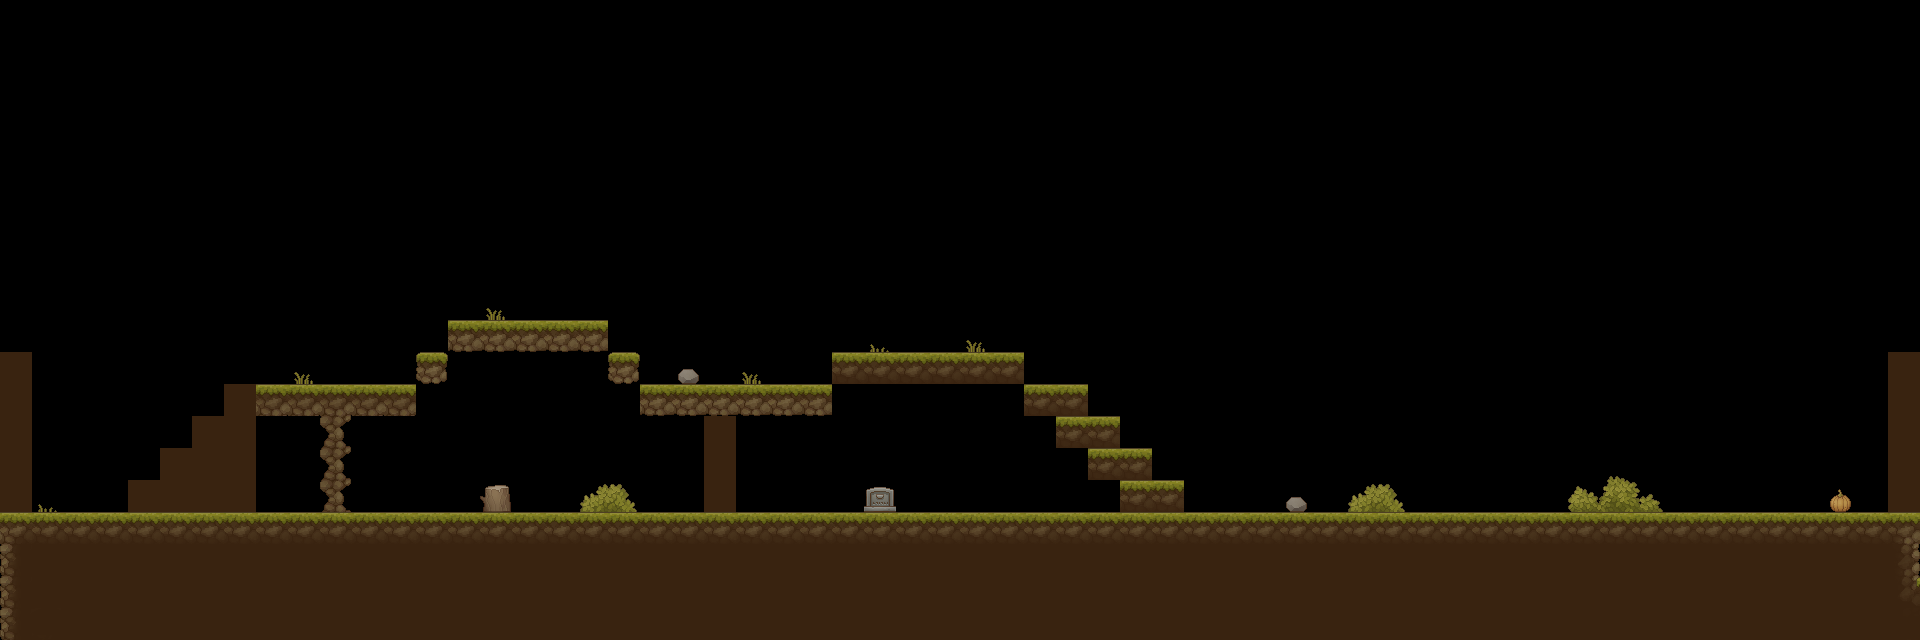

This game map was drawn from its Tiled (.tmx) file and the tilesets committed beside it. A one-line description and the full map source follow:
An orthogonal 60x20 tile map with 32x32 px tiles, 2 tile layers (Tile Layer 2, Tile Layer 1), 2 tilesets.

<map version="1.5" tiledversion="1.7.1" orientation="orthogonal" renderorder="right-down" width="60" height="20" tilewidth="32" tileheight="32" infinite="0" nextlayerid="5" nextobjectid="1">
 <tileset firstgid="1" name="TX Village Props" tilewidth="32" tileheight="32" tilecount="1024" columns="32">
  <image source="TX Village Props.png" width="1024" height="1024" />
 </tileset>
 <tileset firstgid="1025" name="TX Tileset Ground" tilewidth="32" tileheight="32" tilecount="256" columns="16">
  <image source="TX Tileset Ground.png" width="512" height="512" />
 </tileset>
 <layer id="4" name="Tile Layer 2" width="60" height="20" locked="1">
  <data encoding="csv">
0,0,0,0,0,0,0,0,0,0,0,0,0,0,0,0,0,0,0,0,0,0,0,0,0,0,0,0,0,0,0,0,0,0,0,0,0,0,0,0,0,0,0,0,0,0,0,0,0,0,0,0,0,0,0,0,0,0,0,0,
0,0,0,0,0,0,0,0,0,0,0,0,0,0,0,0,0,0,0,0,0,0,0,0,0,0,0,0,0,0,0,0,0,0,0,0,0,0,0,0,0,0,0,0,0,0,0,0,0,0,0,0,0,0,0,0,0,0,0,0,
0,0,0,0,0,0,0,0,0,0,0,0,0,0,0,0,0,0,0,0,0,0,0,0,0,0,0,0,0,0,0,0,0,0,0,0,0,0,0,0,0,0,0,0,0,0,0,0,0,0,0,0,0,0,0,0,0,0,0,0,
0,0,0,0,0,0,0,0,0,0,0,0,0,0,0,0,0,0,0,0,0,0,0,0,0,0,0,0,0,0,0,0,0,0,0,0,0,0,0,0,0,0,0,0,0,0,0,0,0,0,0,0,0,0,0,0,0,0,0,0,
0,0,0,0,0,0,0,0,0,0,0,0,0,0,0,0,0,0,0,0,0,0,0,0,0,0,0,0,0,0,0,0,0,0,0,0,0,0,0,0,0,0,0,0,0,0,0,0,0,0,0,0,0,0,0,0,0,0,0,0,
0,0,0,0,0,0,0,0,0,0,0,0,0,0,0,0,0,0,0,0,0,0,0,0,0,0,0,0,0,0,0,0,0,0,0,0,0,0,0,0,0,0,0,0,0,0,0,0,0,0,0,0,0,0,0,0,0,0,0,0,
0,0,0,0,0,0,0,0,0,0,0,0,0,0,0,0,0,0,0,0,0,0,0,0,0,0,0,0,0,0,0,0,0,0,0,0,0,0,0,0,0,0,0,0,0,0,0,0,0,0,0,0,0,0,0,0,0,0,0,0,
0,0,0,0,0,0,0,0,0,0,0,0,0,0,0,0,0,0,0,0,0,0,0,0,0,0,0,0,0,0,0,0,0,0,0,0,0,0,0,0,0,0,0,0,0,0,0,0,0,0,0,0,0,0,0,0,0,0,0,0,
0,0,0,0,0,0,0,0,0,0,0,0,0,0,0,0,0,0,0,0,0,0,0,0,0,0,0,0,0,0,0,0,0,0,0,0,0,0,0,0,0,0,0,0,0,0,0,0,0,0,0,0,0,0,0,0,0,0,0,0,
0,0,0,0,0,0,0,0,0,0,0,0,0,0,0,493,0,0,0,0,0,0,0,0,0,0,0,0,0,0,0,0,0,0,0,0,0,0,0,0,0,0,0,0,0,0,0,0,0,0,0,0,0,0,0,0,0,0,0,0,
0,0,0,0,0,0,0,0,0,0,0,0,0,0,0,0,0,0,0,0,0,0,0,0,0,0,0,527,0,0,493,0,0,0,0,0,0,0,0,0,0,0,0,0,0,0,0,0,0,0,0,0,0,0,0,0,0,0,0,0,
0,0,0,0,0,0,0,0,0,493,0,0,0,0,0,0,0,0,0,0,0,382,0,493,0,0,0,0,0,0,0,0,0,0,0,0,0,0,0,0,0,0,0,0,0,0,0,0,0,0,0,0,0,0,0,0,0,0,0,0,
0,0,0,0,0,0,0,0,0,0,0,0,0,0,0,0,0,0,0,0,0,0,0,0,0,0,0,0,0,0,0,0,0,0,0,0,0,0,0,0,0,0,0,0,0,0,0,0,0,0,0,0,0,0,0,0,0,0,0,0,
0,0,0,0,0,0,0,0,0,0,0,0,0,0,0,0,0,0,0,0,0,0,0,0,0,0,0,0,0,0,0,0,0,0,0,0,0,0,0,0,0,0,0,0,0,0,0,0,0,0,0,0,0,0,0,0,0,0,0,0,
0,0,0,0,0,0,0,0,0,0,0,0,0,0,0,0,0,0,0,0,0,0,0,0,0,0,0,0,0,0,0,0,0,0,0,0,0,0,0,0,0,0,0,0,0,0,0,0,0,0,564,0,0,0,0,0,0,0,0,0,
0,527,0,0,0,0,0,0,0,0,0,0,0,0,0,186,0,0,588,589,0,0,0,0,0,0,0,175,0,0,0,0,0,0,0,0,0,0,0,0,382,0,588,589,0,0,0,0,0,595,596,597,0,0,0,0,0,116,0,0,
0,0,0,0,0,0,0,0,0,0,0,0,0,0,0,0,0,0,0,0,0,0,0,0,0,0,0,0,0,0,0,0,0,0,0,0,0,0,0,0,0,0,0,0,0,0,0,0,0,0,0,0,0,0,0,0,0,0,0,0,
0,0,0,0,0,0,0,0,0,0,0,0,0,0,0,0,0,0,0,0,0,0,0,0,0,0,0,0,0,0,0,0,0,0,0,0,0,0,0,0,0,0,0,0,0,0,0,0,0,0,0,0,0,0,0,0,0,0,0,0,
0,0,0,0,0,0,0,0,0,0,0,0,0,0,0,0,0,0,0,0,0,0,0,0,0,0,0,0,0,0,0,0,0,0,0,0,0,0,0,0,0,0,0,0,0,0,0,0,0,0,0,0,0,0,0,0,0,0,0,0,
0,0,0,0,0,0,0,0,0,0,0,0,0,0,0,0,0,0,0,0,0,0,0,0,0,0,0,0,0,0,0,0,0,0,0,0,0,0,0,0,0,0,0,0,0,0,0,0,0,0,0,0,0,0,0,0,0,0,0,0
</data>
 </layer>
 <layer id="3" name="Tile Layer 1" width="60" height="20">
  <data encoding="csv">
0,0,0,0,0,0,0,0,0,0,0,0,0,0,0,0,0,0,0,0,0,0,0,0,0,0,0,0,0,0,0,0,0,0,0,0,0,0,0,0,0,0,0,0,0,0,0,0,0,0,0,0,0,0,0,0,0,0,0,0,
0,0,0,0,0,0,0,0,0,0,0,0,0,0,0,0,0,0,0,0,0,0,0,0,0,0,0,0,0,0,0,0,0,0,0,0,0,0,0,0,0,0,0,0,0,0,0,0,0,0,0,0,0,0,0,0,0,0,0,0,
0,0,0,0,0,0,0,0,0,0,0,0,0,0,0,0,0,0,0,0,0,0,0,0,0,0,0,0,0,0,0,0,0,0,0,0,0,0,0,0,0,0,0,0,0,0,0,0,0,0,0,0,0,0,0,0,0,0,0,0,
0,0,0,0,0,0,0,0,0,0,0,0,0,0,0,0,0,0,0,0,0,0,0,0,0,0,0,0,0,0,0,0,0,0,0,0,0,0,0,0,0,0,0,0,0,0,0,0,0,0,0,0,0,0,0,0,0,0,0,0,
0,0,0,0,0,0,0,0,0,0,0,0,0,0,0,0,0,0,0,0,0,0,0,0,0,0,0,0,0,0,0,0,0,0,0,0,0,0,0,0,0,0,0,0,0,0,0,0,0,0,0,0,0,0,0,0,0,0,0,0,
0,0,0,0,0,0,0,0,0,0,0,0,0,0,0,0,0,0,0,0,0,0,0,0,0,0,0,0,0,0,0,0,0,0,0,0,0,0,0,0,0,0,0,0,0,0,0,0,0,0,0,0,0,0,0,0,0,0,0,0,
0,0,0,0,0,0,0,0,0,0,0,0,0,0,0,0,0,0,0,0,0,0,0,0,0,0,0,0,0,0,0,0,0,0,0,0,0,0,0,0,0,0,0,0,0,0,0,0,0,0,0,0,0,0,0,0,0,0,0,0,
0,0,0,0,0,0,0,0,0,0,0,0,0,0,0,0,0,0,0,0,0,0,0,0,0,0,0,0,0,0,0,0,0,0,0,0,0,0,0,0,0,0,0,0,0,0,0,0,0,0,0,0,0,0,0,0,0,0,0,0,
0,0,0,0,0,0,0,0,0,0,0,0,0,0,0,0,0,0,0,0,0,0,0,0,0,0,0,0,0,0,0,0,0,0,0,0,0,0,0,0,0,0,0,0,0,0,0,0,0,0,0,0,0,0,0,0,0,0,0,0,
0,0,0,0,0,0,0,0,0,0,0,0,0,0,0,0,0,0,0,0,0,0,0,0,0,0,0,0,0,0,0,0,0,0,0,0,0,0,0,0,0,0,0,0,0,0,0,0,0,0,0,0,0,0,0,0,0,0,0,0,
0,0,0,0,0,0,0,0,0,0,0,0,0,0,1218,1218,1218,1218,1218,0,0,0,0,0,0,0,0,0,0,0,0,0,0,0,0,0,0,0,0,0,0,0,0,0,0,0,0,0,0,0,0,0,0,0,0,0,0,0,0,0,
1164,0,0,0,0,0,0,0,0,0,0,0,0,1077,0,0,0,0,0,1077,0,0,0,0,0,0,1026,1026,1026,1026,1026,1026,0,0,0,0,0,0,0,0,0,0,0,0,0,0,0,0,0,0,0,0,0,0,0,0,0,0,0,1164,
1164,0,0,0,0,0,0,1164,1081,1081,1081,1081,1081,0,0,0,0,0,0,0,1218,1218,1218,1218,1218,1242,0,0,0,0,0,0,1026,1026,0,0,0,0,0,0,0,0,0,0,0,0,0,0,0,0,0,0,0,0,0,0,0,0,0,1164,
1164,0,0,0,0,0,1164,1164,0,0,1097,0,0,0,0,0,0,0,0,0,0,0,1256,0,0,0,0,0,0,0,0,0,0,1026,1026,0,0,0,0,0,0,0,0,0,0,0,0,0,0,0,0,0,0,0,0,0,0,0,0,1164,
1164,0,0,0,0,1164,1164,1164,0,0,1097,0,0,0,0,0,0,0,0,0,0,0,1256,0,0,0,0,0,0,0,0,0,0,0,1026,1026,0,0,0,0,0,0,0,0,0,0,0,0,0,0,0,0,0,0,0,0,0,0,0,1164,
1164,0,0,0,1164,1164,1164,1164,0,0,1097,0,0,0,0,0,0,0,0,0,0,0,1256,0,0,0,0,0,0,0,0,0,0,0,0,1026,1026,0,0,0,0,0,0,0,0,0,0,0,0,0,0,0,0,0,0,0,0,0,0,1164,
1083,1085,1085,1085,1085,1085,1085,1085,1085,1085,1085,1085,1085,1085,1085,1085,1085,1085,1085,1085,1085,1085,1085,1085,1085,1085,1085,1085,1085,1085,1085,1085,1085,1085,1085,1085,1085,1085,1085,1085,1085,1085,1085,1085,1085,1085,1085,1085,1085,1085,1085,1085,1085,1085,1085,1085,1085,1085,1085,1086,
1131,1191,1191,1191,1191,1191,1191,1191,1191,1191,1191,1191,1191,1191,1191,1191,1191,1191,1191,1191,1191,1191,1191,1191,1191,1191,1191,1191,1191,1191,1191,1191,1191,1191,1191,1191,1191,1191,1191,1191,1191,1191,1191,1191,1191,1191,1191,1191,1191,1191,1191,1191,1191,1191,1191,1191,1191,1191,1191,1102,
1131,1191,1191,1191,1191,1191,1191,1191,1191,1191,1191,1191,1191,1191,1191,1191,1191,1191,1191,1191,1191,1191,1191,1191,1191,1191,1191,1191,1191,1191,1191,1191,1191,1191,1191,1191,1191,1191,1191,1191,1191,1191,1191,1191,1191,1191,1191,1191,1191,1191,1191,1191,1191,1191,1191,1191,1191,1191,1191,1118,
1131,1132,1191,1191,1191,1191,1191,1191,1191,1191,1191,1191,1191,1191,1191,1191,1191,1191,1191,1191,1191,1191,1191,1191,1191,1191,1191,1191,1191,1191,1191,1191,1191,1191,1191,1191,1191,1191,1191,1191,1191,1191,1191,1191,1191,1191,1191,1191,1191,1191,1191,1191,1191,1191,1191,1191,1191,1191,1191,1134
</data>
 </layer>
</map>
